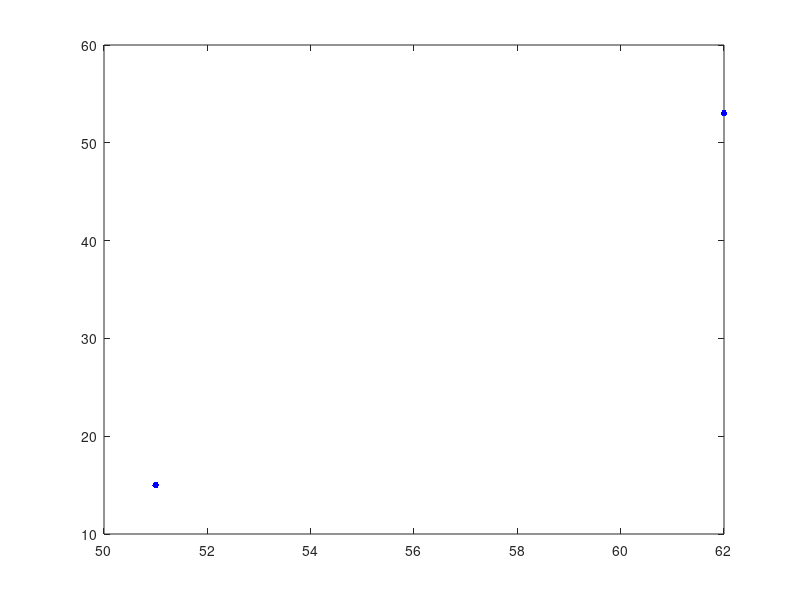

This figure's MATLAB source: (Note: this script raises an error after producing the figure.)
clear all;

movingProbability = 0.8;
infectionRate = 0.6;
recoveryRate = 0.01;
numOfAgents = 1000;
gridSize = 100;
agentStatus = zeros(numOfAgents,3);
step = 0;
maxSteps = 1500;
sumAgentStatus = zeros(maxSteps,3);
color = ["blue","red","green"];

for i = 1:numOfAgents
  agentStatus(i,:) = [randi([1 gridSize]) randi([1 gridSize]) 1];
end

rAgent = randi([1 numOfAgents],1,0.1*numOfAgents);
agentStatus(rAgent,3) = 2;

while true
  step = step +1;
  for agent = 1:numOfAgents
    r = rand;
    if r<movingProbability
      move = randi([1 2]);
      agentStatus(agent, move) = agentStatus(agent, move) + randi([-1,1],1);
      agentStatus(agent, 1:2) = mod(agentStatus(agent,1:2)-1, gridSize)+1; %+1 to avoid position 0
    end  
  end
  
  gridStatus = cell(gridSize);
  for j = 1:numOfAgents
    x = agentStatus(j,1);
    y = agentStatus(j,2);
    gridStatus{x,y} = [gridStatus{x,y} j];
  end
  
  infectedAgents = agentStatus(agentStatus(:,3)==2,:);
  for k = 1:size(infectedAgents,1)
    x = infectedAgents(k,1);
    y = infectedAgents(k,2);
    for l = 1:length(gridStatus{x,y})
      if agentStatus(gridStatus{x,y}(l),3) == 1
        r = rand;
        if r < infectionRate
          agentStatus(gridStatus{x,y}(l),3) = 2;
        end
      end
    end
  end
  
  infectedAgents = agentStatus(agentStatus(:,3)==2,:);
  for l=1:size(agentStatus,1)
    m=rand;
    if agentStatus(l,3)==2 && m<recoveryRate
      agentStatus(l,3)=3;
    end
  end
  
  if step ==100
    for m=1:numOfAgents
      plot(agentStatus(m,1), agentStatus(m,2),'.','Color',color(agentStatus(m,3)),'MarkerSize',15);
      hold on
    end
    title('t=100');
    axis([0 gridSize+1 0 gridSize+1]);
    xlabel('x');
    ylabel('y');
    hold off
  end
  
  sumAgentStatus(step,1) = sum(agentStatus(:,3)==1);
  sumAgentStatus(step,2) = sum(agentStatus(:,3)==2);
  sumAgentStatus(step,3) = sum(agentStatus(:,3)==3);
  
  if sumAgentStatus(step,2)==0 | step == maxSteps
    break;
  end
end

figure;
plot(sumAgentStatus(:,1),'blue');
hold on
plot(sumAgentStatus(:,2),'red');
plot(sumAgentStatus(:,3),'green');
title(['d = ',num2str(movingProbability),', β = ',...
num2str(infectionRate),', γ = ',...
num2str(recoveryRate)]);
axis([0 step-1 0 numOfAgents]);
xlabel('Time Steps');
ylabel('Number of agents');
hold off
